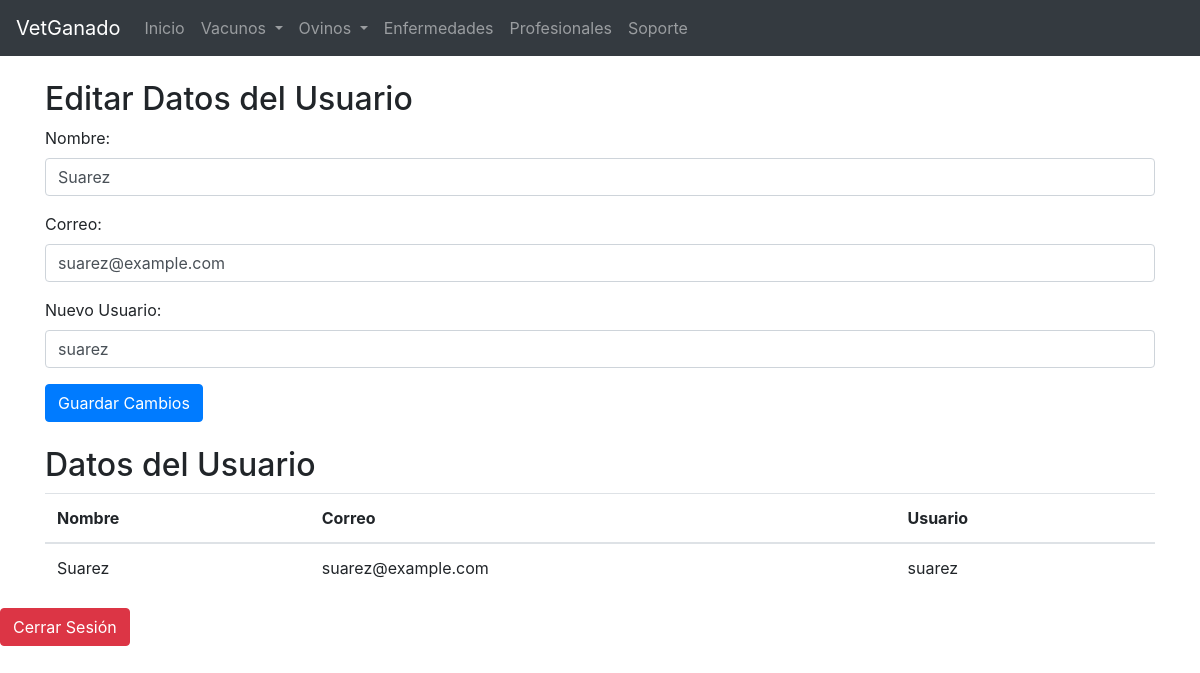
Screenshot of /pages/soporte.php (signed in) with the database file from the repository.
### tables this page shows
CREATE TABLE `usuarios` (
  `id` int(11) NOT NULL,
  `nombre` varchar(255) NOT NULL,
  `correo` varchar(255) NOT NULL,
  `usuario` varchar(255) NOT NULL,
  `contraseña` varchar(255) NOT NULL
);

### pages/soporte.php (the view, shortened to what this page needs)
<?php
require_once('../includes/db_connect.php');
$usuario = $_SESSION['usuario'];
$sql = "SELECT * FROM usuarios WHERE usuario = ?";
if ($stmt = $conexion->prepare($sql)) {
    $stmt->bind_param("s", $usuario);
    if ($stmt->execute()) {
        $result = $stmt->get_result();
        $row = $result->fetch_assoc();
    } else {
        $error = "Error al obtener los datos del usuario: " . $stmt->error;
    }
} else {
    $error = "Error en la preparación de la consulta: " . $conexion->error;
}
?>
<!DOCTYPE html>
<html lang="es">
<head>
    <link rel="stylesheet" href="https://maxcdn.bootstrapcdn.com/bootstrap/4.5.2/css/bootstrap.min.css">
</head>
<body>
<?php include('../includes/menu.php'); ?>
<div class="container mt-4">
    <h2>Editar Datos del Usuario</h2>
    <form method="post" action="<?php echo $_SERVER['PHP_SELF']; ?>">
        <div class="form-group">
            <label for="nombre">Nombre:</label>
            <input type="text" class="form-control" id="nombre" name="nombre" value="<?php echo $row['nombre']; ?>" required>
        </div>
        <div class="form-group">
            <label for="correo">Correo:</label>
            <input type="email" class="form-control" id="correo" name="correo" value="<?php echo $row['correo']; ?>" required>
        </div>
        <div class="form-group">
            <label for="nuevo_usuario">Nuevo Usuario:</label>
            <input type="text" class="form-control" id="nuevo_usuario" name="nuevo_usuario" value="<?php echo $row['usuario']; ?>" required>
        </div>
        <button type="submit" class="btn btn-primary" name="cambiar_datos">Guardar Cambios</button>
    </form>
</div>
<div class="container mt-4">
    <h2>Datos del Usuario</h2>
    <table class="table">
        <thead>
            <tr>
                <th>Nombre</th>
                <th>Correo</th>
                <th>Usuario</th>
            </tr>
        </thead>
        <tbody>
            <tr>
                <td><?php echo $row['nombre']; ?></td>
                <td><?php echo $row['correo']; ?></td>
                <td><?php echo $row['usuario']; ?></td>
            </tr>
        </tbody>
    </table>
</div>
<form method="post" action="">
    <button type="submit" class="btn btn-danger" name="cerrar_sesion">Cerrar Sesión</button>
</form>
</body>
</html>

### rows the page displays
usuarios: nombre "Suarez", correo "suarez@example.com", nuevo_usuario "suarez", usuario "suarez"
